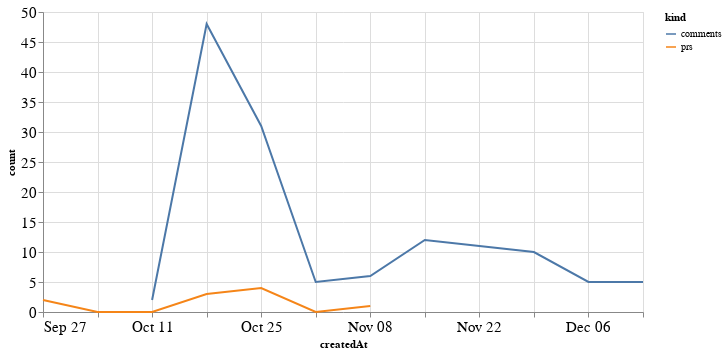

This figure's notebook cell:
### Code cell
alt.Chart(total_time, width=600).mark_line().encode(
    x='createdAt',
    y='count',
    color='kind'
)

### Figure 1 — Vega-Lite specification as saved in the notebook (floating-point values rounded to 4 significant figures)
{"config": {"axisLeft": {"labelFontSize": 15}, "axisBottom": {"labelFontSize": 15}}, "data": {"name": "data-08db7797e725f7a9f684d0b7cf4ca2b1"}, "mark": "line", "encoding": {"color": {"type": "nominal", "field": "kind"}, "x": {"type": "temporal", "field": "createdAt"}, "y": {"type": "quantitative", "field": "count"}}, "width": 600, "$schema": "https://vega.github.io/schema/vega-lite/v4.8.1.json", "datasets": {"data-08db7797e725f7a9f684d0b7cf4ca2b1": [{"createdAt": "2020-09-27T00:00:00", "kind": "prs", "count": 2.0}, {"createdAt": "2020-10-04T00:00:00", "kind": "prs", "count": 0.0}, {"createdAt": "2020-10-11T00:00:00", "kind": "prs", "count": 0.0}, {"createdAt": "2020-10-18T00:00:00", "kind": "prs", "count": 3.0}, {"createdAt": "2020-10-25T00:00:00", "kind": "prs", "count": 4.0}, {"createdAt": "2020-11-01T00:00:00", "kind": "prs", "count": 0.0}, {"createdAt": "2020-11-08T00:00:00", "kind": "prs", "count": 1.0}, {"createdAt": "2020-11-15T00:00:00", "kind": "prs", "count": null}, {"createdAt": "2020-11-22T00:00:00", "kind": "prs", "count": null}, {"createdAt": "2020-11-29T00:00:00", "kind": "prs", "count": null}, {"createdAt": "2020-12-06T00:00:00", "kind": "prs", "count": null}, {"createdAt": "2020-12-13T00:00:00", "kind": "prs", "count": null}, {"createdAt": "2020-09-27T00:00:00", "kind": "comments", "count": null}, {"createdAt": "2020-10-04T00:00:00", "kind": "comments", "count": null}, {"createdAt": "2020-10-11T00:00:00", "kind": "comments", "count": 2.0}, {"createdAt": "2020-10-18T00:00:00", "kind": "comments", "count": 48.0}, {"createdAt": "2020-10-25T00:00:00", "kind": "comments", "count": 31.0}, {"createdAt": "2020-11-01T00:00:00", "kind": "comments", "count": 5.0}, {"createdAt": "2020-11-08T00:00:00", "kind": "comments", "count": 6.0}, {"createdAt": "2020-11-15T00:00:00", "kind": "comments", "count": 12.0}, {"createdAt": "2020-11-22T00:00:00", "kind": "comments", "count": 11.0}, {"createdAt": "2020-11-29T00:00:00", "kind": "comments", "count": 10.0}, {"createdAt": "2020-12-06T00:00:00", "kind": "comments", "count": 5.0}, {"createdAt": "2020-12-13T00:00:00", "kind": "comments", "count": 5.0}]}}
